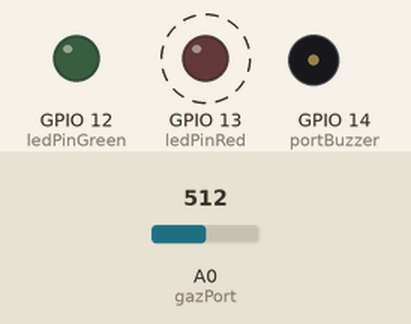
This sketch was run on a simulated ESP8266 (NodeMCU). On the bench: output pins drawn as LEDs (lit = HIGH), buzzer (waves = sounding). Dashed ring = blinking. The test bench sets the inputs (shaded band); at power-on: A0 (gazPort) = 512. What the sketch prints to the serial monitor is not drawn.

Above: at 14.1 s.
14.2 s: A0 (gazPort) set to 487
At 17.6 s:
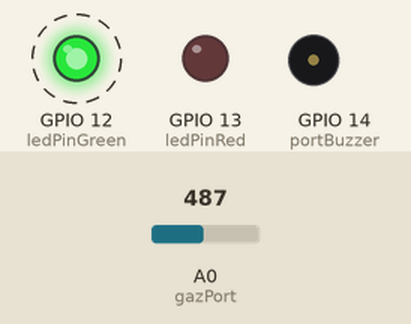
25.6 s: A0 (gazPort) set to 510
At 32.8 s:
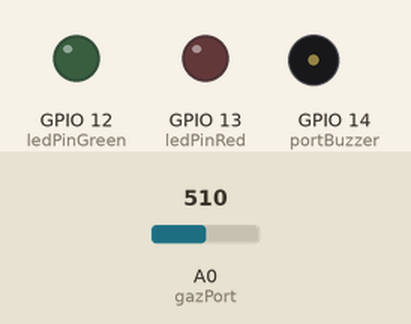
At 33.7 s:
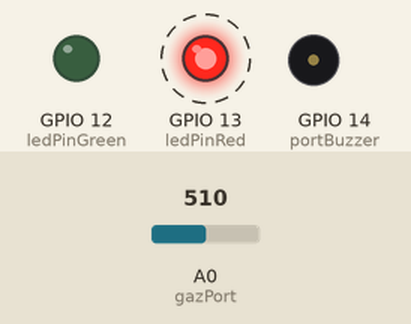
Timing chart, 0 to 43.0 s (numbered marks = the images above; inputs shaded):
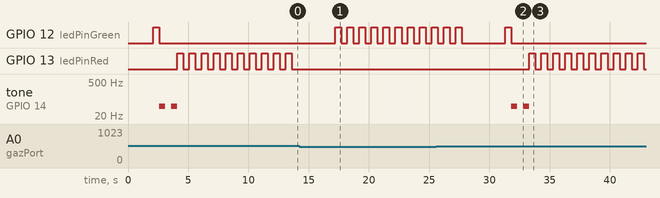

The sketch:

appliDetectionGaz.ino
```cpp
#include <ESP8266WiFi.h>
#include "AdafruitIO_WiFi.h"

#define IO_USERNAME  "Caesar01"
#define IO_KEY       "xxxxxxxxxxxxxxxxxxxxxxxxxxxxxxxx"

const char* ssid = "Wifi";
const char* password = "xxxxxxxxxxxx";

AdafruitIO_WiFi io(IO_USERNAME, IO_KEY, ssid, password);

const char* host = "wifitest.adafruit.com";

int ledPinRed = 13;
int ledPinGreen = 12;

int gazPort = A0;
int portBuzzer = 14;

int sensorLow = 0;
int sensorHigh = 1023;
AdafruitIO_Feed *RemoteButtons = io.feed("remote-buttons");

void setup() {
  // start the serial connection
  Serial.begin(115200);

  // wait for serial monitor to open
  while(! Serial);

  connection();

  // we are connected
  Serial.println();
  Serial.println(io.statusText());
}

void connection(){
  // connect to io.adafruit.com
  Serial.print("Connecting to Adafruit IO");
  io.connect();

  // wait for a connection
  while(io.status() < AIO_CONNECTED) {
    Serial.print(".");
    delay(500);
  }
}

int value = 0;

void loop() {
  io.run();
  int val = getGazSensorValue();
  Serial.println(val,DEC);
  displayLed(ledPinGreen);
  int32_t value = val;
  displayResultData(value);
  sendData(value);
}

int getGazSensorValue(){
  return analogRead(gazPort);
}

void displayResultData(int value){
  if(value >= 500){
      alert();
      displayRedLed(ledPinRed);
  }else{
    displayRedLed(ledPinGreen);
  }
}

void sendData(int inputValue){
  Serial.print("Sending RemoteButtons Value: ");
  Serial.print(inputValue);
  Serial.print("...");

  RemoteButtons->save(value);
  delay(3000);
}

void displayRedLed(int ledPin){
  for(int i = 0;i<10;i++){
    displayLed(ledPin);
  }
}

void displayLed(int ledPin){
    pinMode(ledPin, OUTPUT);
    delay(500);
    digitalWrite(ledPin,HIGH);
    delay(500);
    digitalWrite(ledPin,LOW);
}

void alert(){
  int pitch = map(value, 0, 1023, 50, 4000);
  tone(portBuzzer,pitch,500);
  delay(1000);
  tone(portBuzzer,pitch,500);
}
```

Measured:
- the behaviour switches between 500 and 499 on A0 (gazPort) (found by bisection; images 0 and 1)
- after the input at 14.2 s, GPIO 13 (ledPinRed): stops changing and stays LOW; tone on GPIO 14 (portBuzzer): stops changing and stays silent
- after the input at 25.6 s, GPIO 12 (ledPinGreen): goes on until 31.8 s, then stays LOW; GPIO 13 (ledPinRed): alternates HIGH for 0.50 s and LOW for 0.50 s, starting after 7.7 s; tone on GPIO 14 (portBuzzer): alternates 50 Hz for 0.50 s and silent for 0.50 s, 4 changes in all, then stays silent, starting after 6.2 s
- by itself, GPIO 13 (ledPinRed): alternates HIGH for 0.50 s and LOW for 0.50 s
- by itself, tone on GPIO 14 (portBuzzer): alternates 50 Hz for 0.50 s and silent for 0.50 s, 4 changes in all, then stays silent
